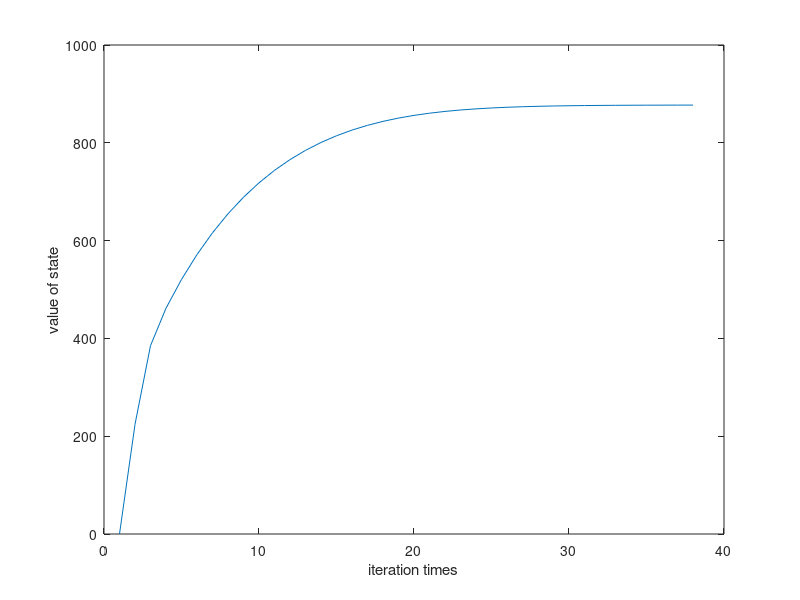
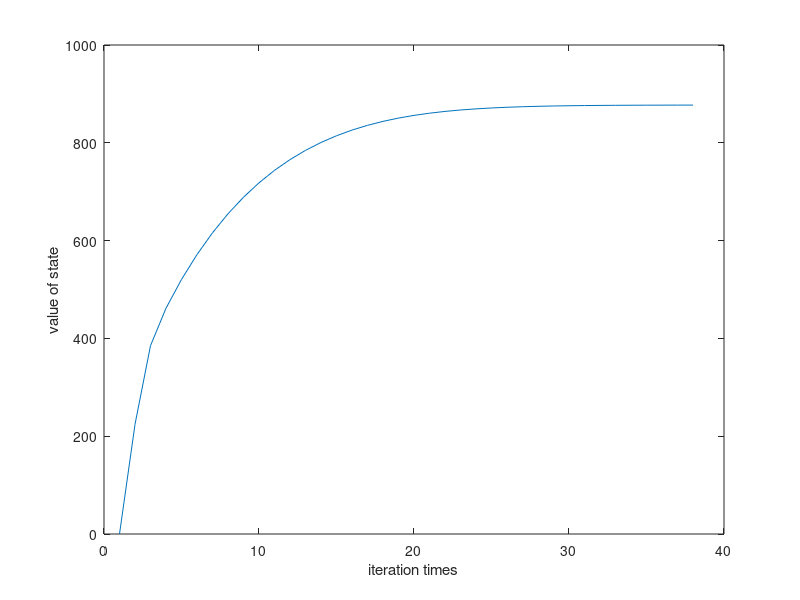
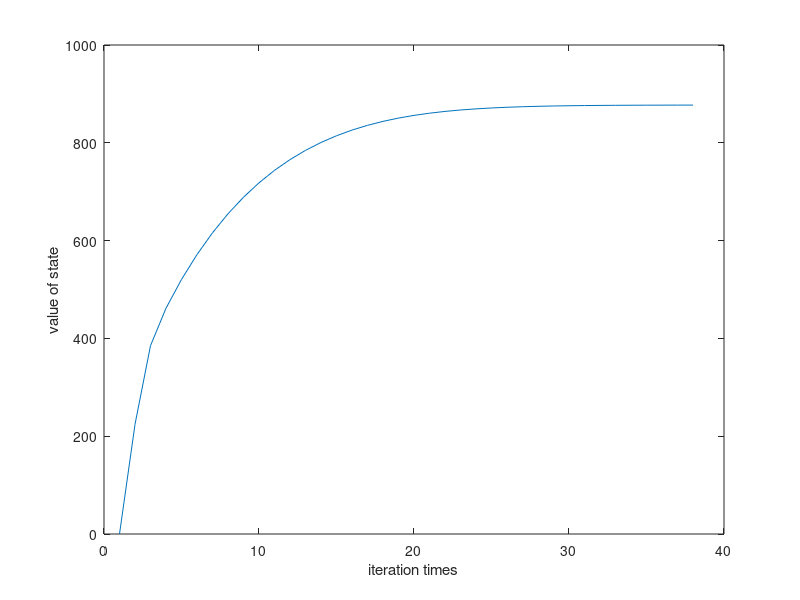
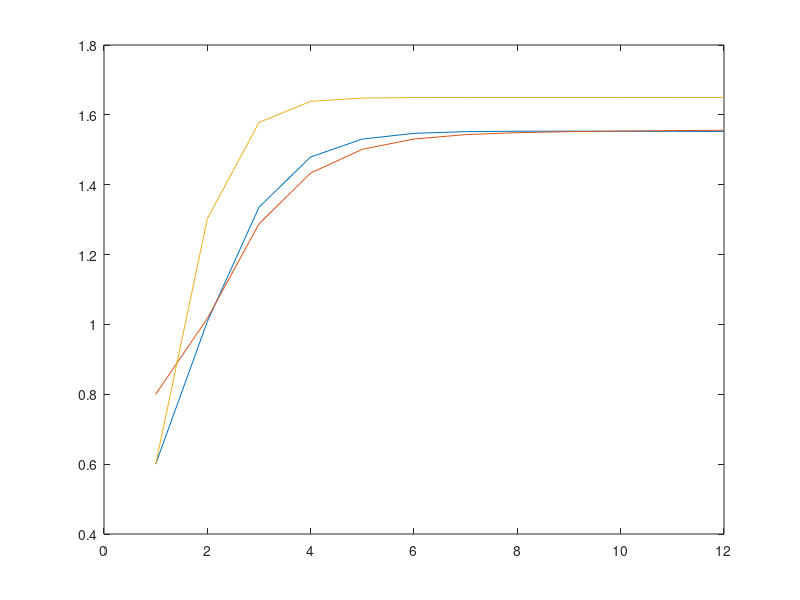

Write the MATLAB code that produced these figures, in order. (Note: this script raises an error after producing the figures.)
load Value_State_record.mat %figure 1
load price_record.mat %price iteration plot figure 2
load X_recourse_record.mat %X_recourse iteration plot figure 3
% size(Value_State_record)
% size(price_record)
% size(price_record)

%figure 5
load Phi
load Phi_Greedy.mat
load Phi_MMF.mat

load X_Recourse_Unit_Optimal.mat
load X_Recourse_Unit_Greedy.mat
load X_Recourse_Unit_MMF.mat

load Value_State.mat%最优值函数
load Price_Optimal.mat

load reward_optimal.mat;%价格 figure 4
load reward_Greedy.mat;
load reward_MMF.mat;
%%%%%%%%%%%%%%%%%%%%%%%%%%%%%%%%%%%%%%%%%%%%%%
%figure 1
%MDP value iteration process
%chose state=State_Space{1,1}
load State_Space;
state=State_Space{1,1};
[temp,value_state_iteration_times]=size(Value_State_record);
value_iteration_special_state=[];
for i =1:value_state_iteration_times
    value_iteration_special_state=[value_iteration_special_state,Value_State_record{i}(1,1)];
end

iteration_times=[];

for i=1:length(value_iteration_special_state)
    iteration_times=[iteration_times,i];
end
value_iteration_special_state
figure(1)
plot(iteration_times,value_iteration_special_state);
%title('the iteration of value state')
xlabel('iteration times')
ylabel('value of state')
saveas(gcf,"./Figure/iterationOfValueState.fig");
saveas(gcf,"./Figure/iterationOfValueState.eps", 'psc2');
saveas(gcf,"./Figure/iterationOfValueState.png");

%%%%%%%%%%%%%%%%%%%%%%%%%%%%%%%%%%%%%%%%%%%%%%%%%%%%%%%%%%%%%%%%%%%%%%%%%%%%%%%
%figure 2
%game iteration price change
%choose state = State_Space{1,1}
%choose first recourse
price_iteration=price_record{1,1};
price_iteration_x_axis=[];
for i=1:length(price_iteration)
    price_iteration_x_axis=[price_iteration_x_axis,i];
end

networking_price_iteration=[];
storage_price_iteration=[];
computing_price_iteration=[];
for i=1:length(price_iteration)
    networking_price_iteration=[networking_price_iteration,price_iteration{i}(1)];
    storage_price_iteration=[storage_price_iteration,price_iteration{i}(2)];
    computing_price_iteration=[computing_price_iteration,price_iteration{i}(3)];
    
end


figure(2)
p=plot(price_iteration_x_axis,networking_price_iteration,...
    price_iteration_x_axis,storage_price_iteration,...
    price_iteration_x_axis,computing_price_iteration);
p(1).LineWidth=1;
p(1).LineStyle='-';
p(1).Marker='o';
p(2).LineWidth=1;
p(2).LineStyle='-';
p(2).Marker='s';
p(3).LineWidth=1;
p(3).LineStyle='-';
p(3).Marker='x';
%set(1,'DefaultAxesLineStyleOrder',{'-o',':s','--+'})
%title('the iteration of price')
xlabel('the number of iterations')
ylabel('price')
legend('networking','storage','computing','Location','southeast')
saveas(gcf,"./Figure/iterationOfPrice.fig");
saveas(gcf,"./Figure/iterationOfPrice.eps", 'psc2');
saveas(gcf,"./Figure/iterationOfPrice.png");

%%%%%%%%%%%%%%%%%%%%%%%%%%%%%%%%%%%%%%%%%%%%%%%%%%%%%%%%%%%%%%%%%%%%%%%%%%%%%%%
%figure 3
X_iteration=X_recourse_record{1,1};
X_iteration_x_axis=[];
for i=1:length(X_iteration)
    X_iteration_x_axis=[X_iteration_x_axis,i];
end

networking_X_iteration=[];
storage_X_iteration=[];
computing_X_iteration=[];
for i=1:length(X_iteration)
    networking_X_iteration=[networking_X_iteration,X_iteration{i}(1)];
    storage_X_iteration=[storage_X_iteration,X_iteration{i}(2)];
    computing_X_iteration=[computing_X_iteration,X_iteration{i}(3)]; 
end
figure(3)
p3=plot(X_iteration_x_axis,networking_X_iteration,...
    X_iteration_x_axis,storage_X_iteration,...
    X_iteration_x_axis,computing_X_iteration);
p3(1).LineWidth=1;
p3(1).LineStyle='-';
p3(1).Marker='o';
p3(2).LineWidth=1;
p3(2).LineStyle='-';
p3(2).Marker='s';
p3(3).LineWidth=1;
p3(3).LineStyle='-';
p3(3).Marker='x';

%title('the iteration of x')
xlabel('the number of iterations')
ylabel('x')
legend('networking','storage','computing','Location','northeast')
saveas(gcf,"./Figure/iterationOfX.fig");
saveas(gcf,"./Figure/iterationOfX.eps", 'psc2');
saveas(gcf,"./Figure/iterationOfX.png");


%figure 4
%3-D bar
reward_optimal_new=reward_optimal(1:20,:);

h=bar3(reward_optimal_new)
xlabel('request number')
ylabel('recourse space')
zlabel('reward')
%title('reward of optimal')
colorbar
set(h,{'cdata'},cellfun(@(z)kron(z(2:6:end,2:3),ones(6,2)),get(h,'ZData'),'un',0))


%figure 5
%the percentage of allocate request
%choose the recourse max situation(in fact, the situtation can be choosed
%randomly.
%the number of choosen is Phi, Phi_Greedy, Phi_MMF
%Phi(:,20) the number is from 30~10
%%%%%%%%%%%%%%%%%%%%%%%%%%%%%%%%%%

optimal_number=Phi(1:21,1)';
Greedy_number=Phi_Greedy(1:21,1)';
MMF_number=Phi_MMF(1:21,1)';
optimal_percentage=[];
Greedy_percentage=[];
MMF_percentage=[];
max_number=state(1);
for i =1:length(optimal_number)
    
    state=State_Space{i,1};
    optimal_percentage(i)=100*(optimal_number(i)/state(1));
    Greedy_percentage(i)=100*(Greedy_number(i)/state(1));
    MMF_percentage(i)=100*(MMF_number(i)/state(1));
end
optimal_percentage=fliplr(optimal_percentage);
Greedy_percentage=fliplr(Greedy_percentage);
MMF_percentage=fliplr(MMF_percentage);

barNumber=[];
number=10:1:30;
% for i=1:length(number)
%  
%     barNumber=[barNumber
%         number(i),number(i),number(i)];
% end
% bar_percentage=[];
% for i=1:length(number)
%     bar_percentage=[bar_percentage
%         optimal_percentage(i),Greedy_percentage(i),MMF_percentage(i)];
% end
% 
figure(5)
%p5=bar(barNumber,bar_percentage);
p5=plot(number,optimal_percentage,number,Greedy_percentage,number,MMF_percentage);
p5(1).LineWidth=1;
p5(1).LineStyle='-';
p5(1).Marker='o';
p5(2).LineWidth=1;
p5(2).LineStyle='-';
p5(2).Marker='s';
p5(3).LineWidth=1;
p5(3).LineStyle='-';
p5(3).Marker='x';
% 
xlabel('request number')
ylabel('allocated percentage')
legend('OAR','Greedy','MMF')
saveas(gcf,"./Figure/allocatedPercentage.fig");
saveas(gcf,"./Figure/allocatedPercentage.eps", 'psc2');
saveas(gcf,"./Figure/allocatedPercentage.png");

figure(6)

optimal_reward=reward_optimal(1:21,2)';
Greedy_reward=reward_Greedy(1:21,2)';
MMF_reward=reward_MMF(1:21,2)';
number=10:1:30;
optimal_reward=fliplr(optimal_reward);
Greedy_reward=fliplr(Greedy_reward);
MMF_reward=fliplr(MMF_reward);
p6=plot(number,optimal_reward,number,Greedy_reward,number,MMF_reward);
p6(1).LineWidth=1;
p6(1).LineStyle='-';
p6(1).Marker='o';
p6(2).LineWidth=1;
p6(2).LineStyle='-';
p6(2).Marker='s';
p6(3).LineWidth=1;
p6(3).LineStyle='-';
p6(3).Marker='x';
xlabel('request number')
ylabel('reward')
legend('OAR','Greedy','MMF')
barNumber=[];

% for i=1:length(number)
%  
%     barNumber=[barNumber
%         number(i),number(i),number(i)];
% end
% bar_reward=[];
% for i=1:length(number)
%     bar_reward=[bar_reward
%         optimal_reward(i),Greedy_reward(i),MMF_reward(i)];
% end
% p6=bar(barNumber,bar_reward);
% xlabel('request number')
% ylabel('reward')
% legend('optimal','Greedy','MMF')
%grid on
saveas(gcf,"./Figure/RewardCompare.fig");
saveas(gcf,"./Figure/RewardCompare.eps", 'psc2');
saveas(gcf,"./Figure/RewardCompare.png");


